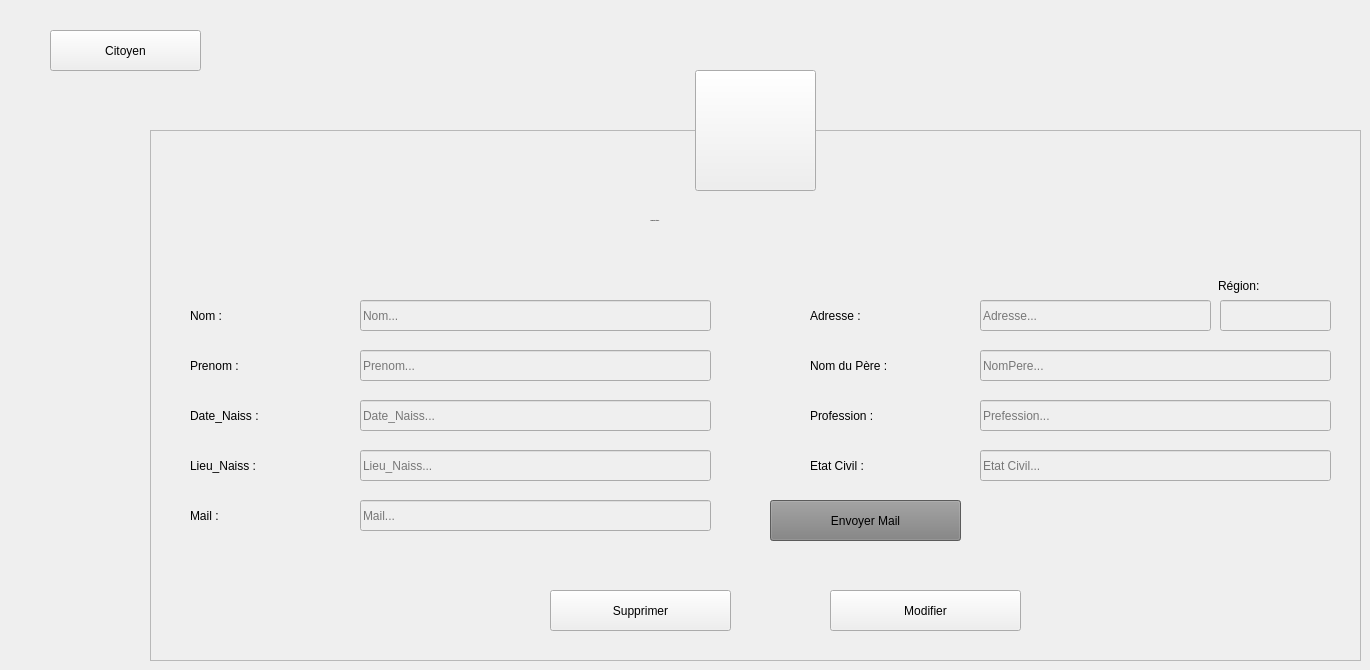
    <widget class="QWidget" name="Profile_citoyen">
     <widget class="QToolButton" name="toolButton_35">
      <property name="geometry">
       <rect>
        <x>695</x>
        <y>70</y>
        <width>121</width>
        <height>121</height>
       </rect>
      </property>
      <property name="styleSheet">
       <string notr="true"/>
      </property>
      <property name="text">
       <string/>
      </property>
      <property name="icon">
       <iconset>
        <normaloff>:/ressources/image/systeme-de-population.png</normaloff>:/ressources/image/systeme-de-population.png</iconset>
      </property>
      <property name="iconSize">
       <size>
        <width>64</width>
        <height>64</height>
       </size>
      </property>
     </widget>
     <widget class="QPushButton" name="B_returnCitoyen">
      <property name="geometry">
       <rect>
        <x>50</x>
        <y>30</y>
        <width>151</width>
        <height>41</height>
       </rect>
      </property>
      <property name="text">
       <string>Citoyen</string>
      </property>
      <property name="icon">
       <iconset>
        <normaloff>:/ressources/image/back-arrow.png</normaloff>:/ressources/image/back-arrow.png</iconset>
      </property>
      <property name="iconSize">
       <size>
        <width>20</width>
        <height>20</height>
       </size>
      </property>
     </widget>
     <widget class="QFrame" name="frame_30">
      <property name="geometry">
       <rect>
        <x>150</x>
        <y>130</y>
        <width>1211</width>
        <height>531</height>
       </rect>
      </property>
      <property name="styleSheet">
       <string notr="true"/>
      </property>
      <property name="frameShape">
       <enum>QFrame::StyledPanel</enum>
      </property>
      <property name="frameShadow">
       <enum>QFrame::Raised</enum>
      </property>
      <widget class="QLabel" name="L_AjouterCitoyen_3">
       <property name="geometry">
        <rect>
         <x>500</x>
         <y>70</y>
         <width>281</width>
         <height>41</height>
        </rect>
       </property>
       <property name="font">
        <font>
         <family>century gothic</family>
         <pointsize>-1</pointsize>
         <weight>75</weight>
         <bold>true</bold>
        </font>
       </property>
       <property name="styleSheet">
        <string notr="true">background: transparent;</string>
       </property>
       <property name="text">
        <string>  Profile de Citoyen</string>
       </property>
      </widget>
      <widget class="QLabel" name="L_PNomCitoyen">
       <property name="geometry">
        <rect>
         <x>40</x>
         <y>170</y>
         <width>121</width>
         <height>31</height>
        </rect>
       </property>
       <property name="styleSheet">
        <string notr="true">background: transparent;</string>
       </property>
       <property name="text">
        <string>Nom :</string>
       </property>
      </widget>
      <widget class="QLabel" name="L_PPrenomCitoyen">
       <property name="geometry">
        <rect>
         <x>40</x>
         <y>220</y>
         <width>121</width>
         <height>31</height>
        </rect>
       </property>
       <property name="styleSheet">
        <string notr="true">background: transparent;</string>
       </property>
       <property name="text">
        <string>Prenom :</string>
       </property>
      </widget>
      <widget class="QLabel" name="L_PDateNaissCit">
       <property name="geometry">
        <rect>
         <x>40</x>
         <y>270</y>
         <width>131</width>
         <height>31</height>
        </rect>
       </property>
       <property name="styleSheet">
        <string notr="true">background: transparent;</string>
       </property>
       <property name="text">
        <string>Date_Naiss :</string>
       </property>
      </widget>
      <widget class="QLabel" name="L_PLieuNaissCit">
       <property name="geometry">
        <rect>
         <x>40</x>
         <y>320</y>
         <width>141</width>
         <height>31</height>
        </rect>
       </property>
       <property name="styleSheet">
        <string notr="true">background: transparent;</string>
       </property>
       <property name="text">
        <string>Lieu_Naiss :</string>
       </property>
      </widget>
      <widget class="QLabel" name="L_PMailCitoyen">
       <property name="geometry">
        <rect>
         <x>40</x>
         <y>370</y>
         <width>141</width>
         <height>31</height>
        </rect>
       </property>
       <property name="styleSheet">
        <string notr="true">background: transparent;</string>
       </property>
       <property name="text">
        <string>Mail :</string>
       </property>
      </widget>
      <widget class="QLineEdit" name="LE_PNomCitoyen">
       <property name="enabled">
        <bool>false</bool>
       </property>
       <property name="geometry">
        <rect>
         <x>210</x>
         <y>170</y>
         <width>351</width>
         <height>31</height>
        </rect>
       </property>
       <property name="placeholderText">
        <string>Nom...</string>
       </property>
      </widget>
      <widget class="QLineEdit" name="LE_PPrenomCitoyen">
       <property name="enabled">
        <bool>false</bool>
       </property>
       <property name="geometry">
        <rect>
         <x>210</x>
         <y>220</y>
         <width>351</width>
         <height>31</height>
        </rect>
       </property>
       <property name="placeholderText">
        <string>Prenom...</string>
       </property>
      </widget>
      <widget class="QLineEdit" name="LE_PDateNaissCit">
       <property name="enabled">
        <bool>false</bool>
       </property>
       <property name="geometry">
        <rect>
         <x>210</x>
         <y>270</y>
         <width>351</width>
         <height>31</height>
        </rect>
       </property>
       <property name="placeholderText">
        <string>Date_Naiss...</string>
       </property>
      </widget>
      <widget class="QLineEdit" name="LE_PLieuNaissCit">
       <property name="enabled">
        <bool>false</bool>
       </property>
       <property name="geometry">
        <rect>
         <x>210</x>
         <y>320</y>
         <width>351</width>
         <height>31</height>
        </rect>
       </property>
       <property name="placeholderText">
        <string>Lieu_Naiss...</string>
       </property>
      </widget>
      <widget class="QLineEdit" name="LE_PMailCitoyen">
       <property name="enabled">
        <bool>false</bool>
       </property>
       <property name="geometry">
        <rect>
         <x>210</x>
         <y>370</y>
         <width>351</width>
         <height>31</height>
        </rect>
       </property>
       <property name="text">
        <string/>
       </property>
       <property name="placeholderText">
        <string>Mail...</string>
       </property>
      </widget>
      <widget class="QPushButton" name="B_MConfirmerCitoyen_2">
       <property name="geometry">
        <rect>
         <x>680</x>
         <y>460</y>
         <width>191</width>
         <height>41</height>
        </rect>
       </property>
       <property name="text">
        <string>Modifier</string>
       </property>
       <property name="icon">
        <iconset>
         <normaloff>:/ressources/image/edit.png</normaloff>:/ressources/image/edit.png</iconset>
       </property>
       <property name="iconSize">
        <size>
         <width>20</width>
         <height>20</height>
        </size>
       </property>
      </widget>
      <widget class="QPushButton" name="B_SupprimerCitoyen">
       <property name="geometry">
        <rect>
         <x>400</x>
         <y>460</y>
         <width>181</width>
         <height>41</height>
        </rect>
       </property>
       <property name="styleSheet">
        <string notr="true"/>
       </property>
       <property name="text">
        <string>Supprimer</string>
       </property>
       <property name="icon">
        <iconset>
         <normaloff>:/ressources/image/close.png</normaloff>:/ressources/image/close.png</iconset>
       </property>
       <property name="iconSize">
        <size>
         <width>16</width>
         <height>16</height>
        </size>
       </property>
      </widget>
      <widget class="QLabel" name="L_PAdresseCit">
       <property name="geometry">
        <rect>
         <x>660</x>
         <y>170</y>
         <width>121</width>
         <height>31</height>
        </rect>
       </property>
       <property name="styleSheet">
        <string notr="true">background: transparent;</string>
       </property>
       <property name="text">
        <string>Adresse :</string>
       </property>
      </widget>
      <widget class="QLineEdit" name="LE_PProfessionCit">
       <property name="enabled">
        <bool>false</bool>
       </property>
       <property name="geometry">
        <rect>
         <x>830</x>
         <y>270</y>
         <width>351</width>
         <height>31</height>
        </rect>
       </property>
       <property name="placeholderText">
        <string>Prefession...</string>
       </property>
      </widget>
      <widget class="QLineEdit" name="LE_PAdresseCit">
       <property name="enabled">
        <bool>false</bool>
       </property>
       <property name="geometry">
        <rect>
         <x>830</x>
         <y>170</y>
         <width>231</width>
         <height>31</height>
        </rect>
       </property>
       <property name="placeholderText">
        <string>Adresse...</string>
       </property>
      </widget>
      <widget class="QLabel" name="L_PNomPereCit">
       <property name="geometry">
        <rect>
         <x>660</x>
         <y>220</y>
         <width>151</width>
         <height>31</height>
        </rect>
       </property>
       <property name="styleSheet">
        <string notr="true">background: transparent;</string>
       </property>
       <property name="text">
        <string>Nom du Père :</string>
       </property>
      </widget>
      <widget class="QLineEdit" name="LE_PNomPereCit">
       <property name="enabled">
        <bool>false</bool>
       </property>
       <property name="geometry">
        <rect>
         <x>830</x>
         <y>220</y>
         <width>351</width>
         <height>31</height>
        </rect>
       </property>
       <property name="placeholderText">
        <string>NomPere...</string>
       </property>
      </widget>
      <widget class="QLabel" name="L_PProfessionCit">
       <property name="geometry">
        <rect>
         <x>660</x>
         <y>270</y>
         <width>131</width>
         <height>31</height>
        </rect>
       </property>
       <property name="styleSheet">
        <string notr="true">background: transparent;</string>
       </property>
       <property name="text">
        <string>Profession :</string>
       </property>
      </widget>
      <widget class="QLabel" name="L_PEtatCitoyen">
       <property name="geometry">
        <rect>
         <x>660</x>
         <y>320</y>
         <width>141</width>
         <height>31</height>
        </rect>
       </property>
       <property name="styleSheet">
        <string notr="true">background: transparent;</string>
       </property>
       <property name="text">
        <string>Etat Civil :</string>
       </property>
      </widget>
      <widget class="QLineEdit" name="LE_PEtatCitoyen">
       <property name="enabled">
        <bool>false</bool>
       </property>
       <property name="geometry">
        <rect>
         <x>830</x>
         <y>320</y>
         <width>351</width>
         <height>31</height>
        </rect>
       </property>
       <property name="placeholderText">
        <string>Etat Civil...</string>
       </property>
      </widget>
      <widget class="QPushButton" name="B_EnvoyeMail">
       <property name="geometry">
        <rect>
         <x>620</x>
         <y>370</y>
         <width>191</width>
         <height>41</height>
        </rect>
       </property>
       <property name="styleSheet">
        <string notr="true">background: Grey;

</string>
       </property>
       <property name="text">
        <string>Envoyer Mail</string>
       </property>
       <property name="icon">
        <iconset>
         <normaloff>:/ressources/image/edit.png</normaloff>:/ressources/image/edit.png</iconset>
       </property>
       <property name="iconSize">
        <size>
         <width>20</width>
         <height>20</height>
        </size>
       </property>
      </widget>
      <widget class="QLabel" name="label_16">
       <property name="geometry">
        <rect>
         <x>1068</x>
         <y>140</y>
         <width>111</width>
         <height>31</height>
        </rect>
       </property>
       <property name="styleSheet">
        <string notr="true">background: transparent;</string>
       </property>
       <property name="text">
        <string>Région:</string>
       </property>
      </widget>
      <widget class="QLineEdit" name="LE_Pregion">
       <property name="enabled">
        <bool>false</bool>
       </property>
       <property name="geometry">
        <rect>
         <x>1070</x>
         <y>170</y>
         <width>111</width>
         <height>31</height>
        </rect>
       </property>
      </widget>
     </widget>
     <zorder>B_returnCitoyen</zorder>
     <zorder>frame_30</zorder>
     <zorder>toolButton_35</zorder>
    </widget>
